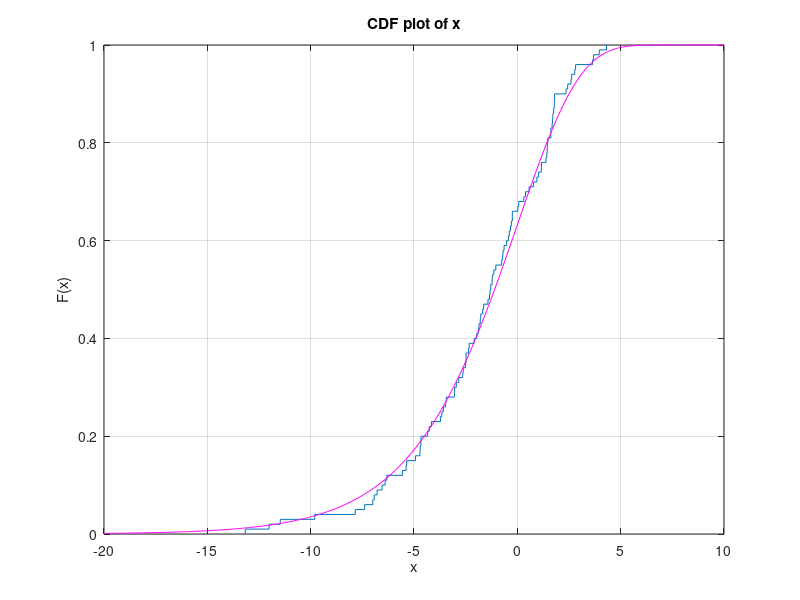

The MATLAB script that drew this image: (Note: this script raises an error after producing the figure.)
y = evrnd(0,3,100,1);
cdfplot(y)
hold on
x = -20:0.1:10;
f = evcdf(x,0,3);
plot(x,f,'m')
legend('Empirical','Theoretical','Location','NW')
